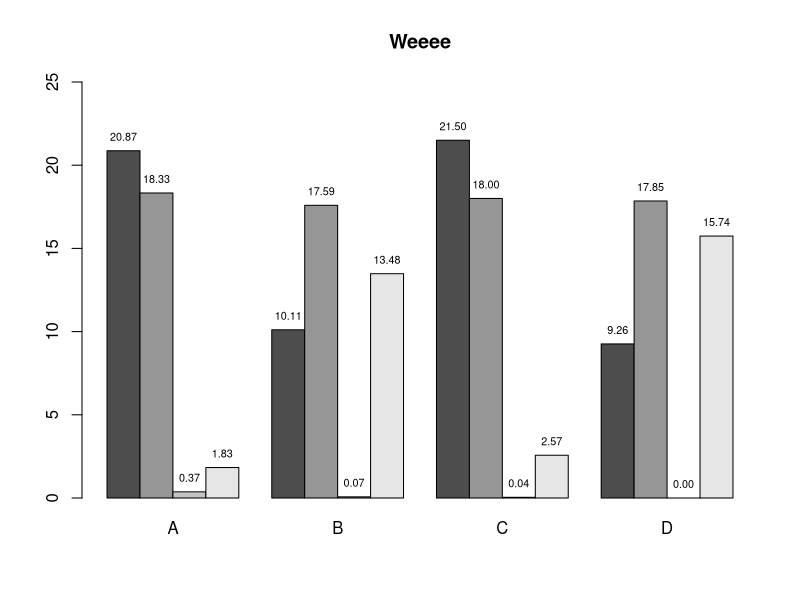

This chart was generated by the following R code:

d <- read.table("all_data.dat", header=TRUE, sep=",")

# create a two row matrix with x and y
height <- rbind(d[,2], d[,3], d[,4], d[,5])

# Use height and set 'beside = TRUE' to get pairs
# save the bar midpoints in 'mp'
# Set the bar pair labels to A:D
mp <- barplot(height, beside = TRUE, ylim = c(0, 25), names.arg = LETTERS[1:4], main="Weeee")
text(mp, height, labels = format(height, 4),pos = 3, cex = .65)

